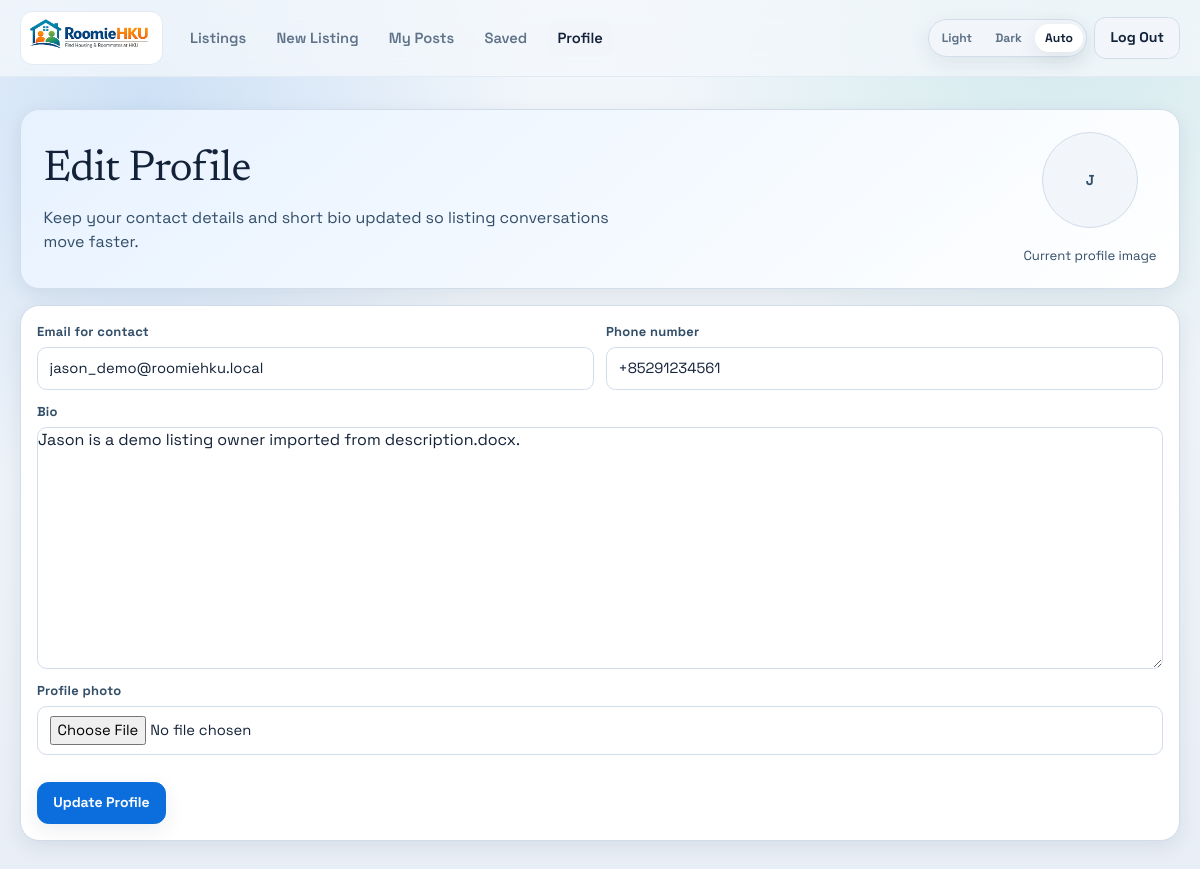
Page /app/profile/edit/ (signed in) on the committed database.
### core/models.py (models this page shows, shortened)
class User(AbstractUser):
    email = models.EmailField("Email for contact", max_length=255)
    phone_number = models.CharField(
        max_length=20,
        blank=True,
        default="",
        help_text="Contact number for interested parties"
    )
    bio = models.TextField(blank=True)
    profile_photo = models.FileField(
        upload_to="profile_photos/",
        null=True,
        blank=True,
        validators=[FileExtensionValidator(allowed_extensions=["jpg", "jpeg", "png", "gif", "webp"])],
    )
    is_suspended = models.BooleanField(default=False)
    suspended_at = models.DateTimeField(null=True, blank=True)

### core/views.py (the view)
# urls.py: path("app/profile/edit/", views.profile_edit, name="profile_edit"),
@login_required
def profile_edit(request):
    if request.method == "POST":
        form = ProfileForm(request.POST, request.FILES, instance=request.user)
        if form.is_valid():
            form.save()
            messages.success(request, "Profile updated.")
            return redirect("core:profile_edit")
    else:
        form = ProfileForm(instance=request.user)
    return render(request, "core/app/profile_form.html", {"form": form})

### core/forms.py
class ProfileForm(forms.ModelForm):
    class Meta:
        model = User
        fields = ("email", "bio", "phone_number", "profile_photo")
        widgets = {
            "profile_photo": forms.ClearableFileInput(attrs={"accept": "image/*"}),
        }

### core/templates/core/app/profile_form.html (shortened to what this page needs)
{% extends 'core/app/base.html' %}
{% block content %}
<main class="page-shell">
  <section class="hero profile-hero">
    <div class="profile-hero-copy">
      <h1>Edit Profile</h1>
      <p>Keep your contact details and short bio updated so listing conversations move faster.</p>
    </div>
    <div class="profile-photo-panel">
      {% if user.profile_photo %}
        <img
          src="{{ user.profile_photo.url }}"
          alt="{{ user.username }} profile photo"
          class="author-avatar profile-avatar"
        />
      {% else %}
        <span class="author-avatar avatar-fallback profile-avatar">{{ user.username|first|upper }}</span>
      {% endif %}
      <p class="listing-byline">Current profile image</p>
    </div>
  </section>
  <section class="panel mt-4">
    <form method="post" enctype="multipart/form-data" class="field-grid">
      <div class="field-grid compact">
        <div class="field">
          <label for="{{ form.email.id_for_label }}">{{ form.email.label }}</label>
          {{ form.email }}
        </div>
        <div class="field">
          <label for="{{ form.phone_number.id_for_label }}">{{ form.phone_number.label }}</label>
          {{ form.phone_number }}
        </div>
      </div>
      <div class="field">
        <label for="{{ form.bio.id_for_label }}">{{ form.bio.label }}</label>
        {{ form.bio }}
      </div>
      <div class="field">
        <label for="{{ form.profile_photo.id_for_label }}">{{ form.profile_photo.label }}</label>
        {{ form.profile_photo }}
      </div>
      <div class="card-actions">
        <button type="submit" class="btn btn-primary">Update Profile</button>
      </div>
    </form>
  </section>
</main>
{% endblock %}

### core/static/core/css/styles.css (style rules this page uses)
:root { --font-sans: "Space Grotesk", "Avenir Next", "Segoe UI", sans-serif; --font-display: "Newsreader", "Iowan Old Style", serif; --bg-app: #f3f7fb; --bg-app-alt: #e8eef6; --surface: #ffffff; --surface-soft: #f2f6fb; --surface-muted: #edf2f8; --text-primary: #132238; --text-secondary: #334e68; --text-muted: #5f7288; --border: #d1ddeb; --border-muted: #e2eaf3; --brand-500: #0b6edc; --brand-600: #085ebf; --brand-100: #dcecff; --accent-500: #0f9f9a; --accent-100: #d8f4f2; --danger-500: #c53a4a; --danger-100: #fce6ea; --warning-500: #b86912; --warning-100: #fdeedb; --success-500: #1f8c58; --success-100: #def7ea; --shadow-soft: 0 6px 20px rgba(19, 34, 56, 0.08); --shadow-medium: 0 18px 36px rgba(19, 34, 56, 0.12); --radius-sm: 0.6rem; --radius-md: 0.9rem; --radius-lg: 1.2rem; }
* { box-sizing: border-box; }
html, body { min-height: 100%; }
body { margin: 0; font-family: var(--font-sans); color: var(--text-primary); background: radial-gradient(circle at 12% 12%, rgba(11, 110, 220, 0.16), transparent 30%), radial-gradient(circle at 88% 0%, rgba(15, 159, 154, 0.14), transparent 30%), linear-gradient(180deg, var(--bg-app) 0%, var(--bg-app-alt) 100%); line-height: 1.55; }
h1, h2, h3, h4 { margin: 0; line-height: 1.2; color: var(--text-primary); }
h1, h2, h3 { font-family: var(--font-display); letter-spacing: -0.015em; }
p { margin: 0; }
.page-shell { width: min(1160px, calc(100% - 2.2rem)); margin: 0 auto; padding: 2rem 0 3rem; }
.btn { display: inline-flex; align-items: center; justify-content: center; gap: 0.38rem; border: 1px solid transparent; border-radius: 0.72rem; padding: 0.6rem 0.95rem; font-size: 0.88rem; font-weight: 700; text-decoration: none; cursor: pointer; transition: transform 0.2s ease, box-shadow 0.2s ease, background-color 0.2s ease; }
.btn-primary { background: var(--brand-500); color: #f9fbff; border-color: var(--brand-500); box-shadow: var(--shadow-soft); }
.hero { border: 1px solid var(--border); border-radius: var(--radius-lg); background: linear-gradient(140deg, color-mix(in srgb, var(--brand-100) 68%, var(--surface) 32%), var(--surface)); padding: 1.4rem; box-shadow: var(--shadow-soft); }
.hero h1 { font-size: clamp(2rem, 2vw + 1.2rem, 2.9rem); }
.hero p { color: var(--text-secondary); margin-top: 0.65rem; max-width: 58ch; }
.panel { border: 1px solid var(--border); border-radius: var(--radius-lg); padding: 1rem; background: var(--surface); box-shadow: var(--shadow-soft); }
.field-grid { display: grid; gap: 0.75rem; }
.field-grid.compact { grid-template-columns: repeat(2, minmax(0, 1fr)); }
.field { display: grid; gap: 0.32rem; }
.field label, .field-title { font-size: 0.81rem; font-weight: 700; letter-spacing: 0.02em; color: var(--text-secondary); }
input:not([type="checkbox"]):not([type="radio"]):not([type="hidden"]), select, textarea { width: 100%; border: 1px solid var(--border); border-radius: var(--radius-sm); background: var(--surface); color: var(--text-primary); font: inherit; font-size: 0.92rem; padding: 0.62rem 0.72rem; transition: border-color 0.2s ease, box-shadow 0.2s ease; }
textarea { min-height: 7.4rem; resize: vertical; }
input[type="file"] { padding: 0.5rem; background: var(--surface-soft); }
input::placeholder, textarea::placeholder { color: color-mix(in srgb, var(--text-muted) 80%, transparent); }
.listing-byline { margin-top: 0.35rem; font-size: 0.82rem; color: var(--text-muted); }
.author-avatar { width: 2.5rem; height: 2.5rem; border-radius: 999px; border: 1px solid var(--border); object-fit: cover; background: var(--surface-soft); flex-shrink: 0; }
.avatar-fallback { display: inline-flex; align-items: center; justify-content: center; font-size: 0.9rem; font-weight: 700; color: var(--text-secondary); }
.profile-hero { display: flex; align-items: center; justify-content: space-between; gap: 1.2rem; }
.profile-hero-copy { min-width: 0; }
.profile-photo-panel { display: inline-flex; flex-direction: column; align-items: center; gap: 0.45rem; flex-shrink: 0; }
.profile-avatar { width: 6rem; height: 6rem; }
.profile-photo-panel .listing-byline { text-align: center; }
.card-actions { margin-top: 0.9rem; display: flex; flex-wrap: wrap; gap: 0.6rem; align-items: center; }

### rows in the picture
User: username|first "J", email "jason_demo@roomiehku.local", phone_number "+85291234561", bio "Jason is a demo listing owner imported from description.docx."
